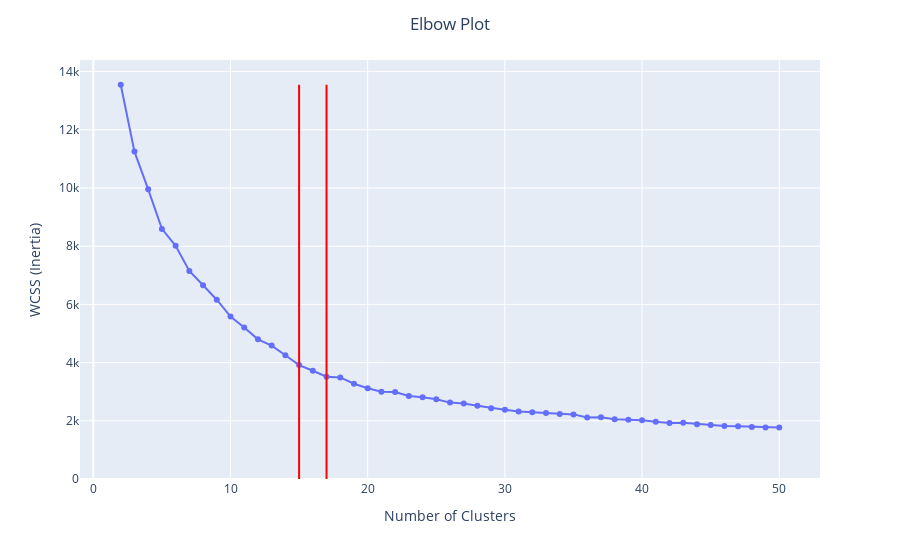

The notebook cell saved with this chart:
### Markdown cell above
*** 
##### <font color="White"> 3.2.1.1 Elbow Method Evaluation <a class="anchor" id="threetwooneone"></a>

[<font color="grey">Back to Index </font>](#index)

### Code cell
def elbow_evaluate(data : pd.DataFrame, max_clusters : int):

    wcss = [] 
    distorcion = []

    for i in range(2, max_clusters + 1):
        kmeans = KMeans(
            n_clusters = i,
            random_state = 0
        )
        kmeans.fit(data.values)
        
        distorcion.append(sum(np.min(cdist(data.values, kmeans.cluster_centers_,
                                            'euclidean'), axis=1)) / data.shape[0])
        wcss.append(kmeans.inertia_)

    fig = px.line(
        x=range(2, max_clusters + 1), 
        y=wcss, 
        markers=True, 
        line_shape='linear', 
        labels={'x': 'Number of Clusters', 'y': 'WCSS (Inertia)'}
    )

    # Add vertical lines at cluster numbers 5 and 8 clusters
    fig.add_shape(type='line', x0=15, x1=15, y0=0, y1=max(wcss), line=dict(color='red', width=2))
    fig.add_shape(type='line', x0=17, x1=17, y0=0, y1=max(wcss), line=dict(color='red', width=2))

    # Update layout for better readability
    fig.update_layout(
        title_text='Elbow Plot',
        title_x=0.5,
        xaxis_title='Number of Clusters',
        yaxis_title='WCSS (Inertia)',
        showlegend=False
    )

    # Show
    fig.show()

elbow_evaluate(df_norm, 50)

### Figure 1 — Plotly figure (JSON) as saved in the notebook; plotly's stock layout.template omitted (floating-point values rounded to 4 significant figures)
{"data": [{"hovertemplate": "Number of Clusters=%{x}<br>WCSS (Inertia)=%{y}<extra></extra>", "legendgroup": "", "line": {"color": "#636efa", "dash": "solid", "shape": "linear"}, "marker": {"symbol": "circle"}, "mode": "markers+lines", "name": "", "orientation": "v", "showlegend": false, "type": "scatter", "x": [2, 3, 4, 5, 6, 7, 8, 9, 10, 11, 12, 13, 14, 15, 16, 17, 18, 19, 20, 21, 22, 23, 24, 25, 26, 27, 28, 29, 30, 31, 32, 33, 34, 35, 36, 37, 38, 39, 40, 41, 42, 43, 44, 45, 46, 47, 48, 49, 50], "xaxis": "x", "y": [13550.0, 11250.0, 9956.0, 8595.0, 8015.0, 7149.0, 6660.0, 6160.0, 5581.0, 5208.0, 4800.0, 4585.0, 4251.0, 3916.0, 3719.0, 3514.0, 3491.0, 3273.0, 3120.0, 2999.0, 2986.0, 2855.0, 2807.0, 2743.0, 2626.0, 2593.0, 2514.0, 2435.0, 2382.0, 2321.0, 2296.0, 2266.0, 2236.0, 2220.0, 2117.0, 2125.0, 2057.0, 2038.0, 2018.0, 1970.0, 1928.0, 1932.0, 1886.0, 1852.0, 1818.0, 1813.0, 1790.0, 1769.0, 1766.0], "yaxis": "y"}], "layout": {"legend": {"tracegroupgap": 0}, "margin": {"t": 60}, "shapes": [{"line": {"color": "red", "width": 2}, "type": "line", "x0": 15, "x1": 15, "y0": 0, "y1": 13550.0}, {"line": {"color": "red", "width": 2}, "type": "line", "x0": 17, "x1": 17, "y0": 0, "y1": 13550.0}], "showlegend": false, "title": {"text": "Elbow Plot", "x": 0.5}, "xaxis": {"anchor": "y", "domain": [0, 1], "title": {"text": "Number of Clusters"}}, "yaxis": {"anchor": "x", "domain": [0, 1], "title": {"text": "WCSS (Inertia)"}}}}
